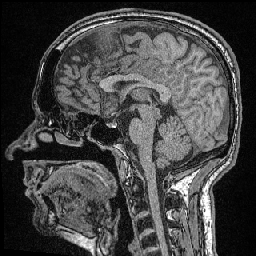
#> input picture data/Haase_MRT_tfl3d1-100.tif, 256 x 256 px
$ jupyter execute --allow-errors 04_Filtering.ipynb
#> lines starting #> are read from the running program, lines starting #| are printed output that depends on the picture
# Filtering images
Image filters take an image and produce a new image. Typically, a filter kernel goes from pixel to pixel and computes a new pixel value depending on an old pixel and its neighborhood.

See also
* [Filters in scikit-image](https://scikit-image.org/docs/dev/api/skimage.filters.html)

We start with a test image and apply a Gaussian blur filter.

[cell 1]
import numpy as np
test_image = np.zeros((10,10))
test_image[5,3] = 1
test_image[5,7] = 1
test_image

[cell 2]
from skimage.io import imshow
imshow(test_image)
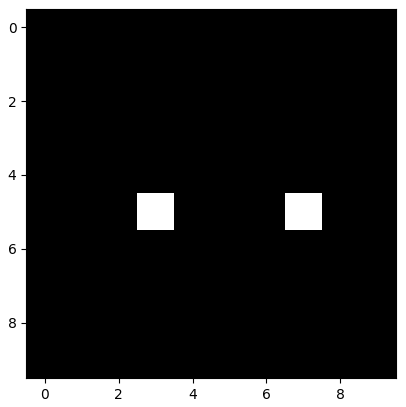
#> figure drawn by matplotlib, 1 panel

The [Gaussian filter](https://scikit-image.org/docs/dev/api/skimage.filters.html#skimage.filters.gaussian) takes two important arguments, the image to blur and a sigma parameter. The sigma determines how wide the Gaussian blur should show effects.

[cell 3]
from skimage.filters import gaussian

blurred = gaussian(test_image, sigma=1)
imshow(blurred)
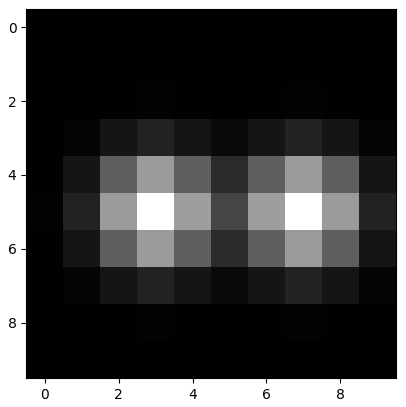
#> figure drawn by matplotlib, 1 panel

Let's compare Gaussian blurred images with different sigma

[cell 4]
blurred05 = gaussian(test_image, sigma=0.5)
blurred1 = gaussian(test_image, sigma=1)
blurred2 = gaussian(test_image, sigma=2)
blurred3 = gaussian(test_image, sigma=3)

import matplotlib.pyplot as plt

fig, axs = plt.subplots(1, 4, figsize=(15,15))

axs[0].imshow(blurred05)
axs[1].imshow(blurred1)
axs[2].imshow(blurred2)
axs[3].imshow(blurred3)
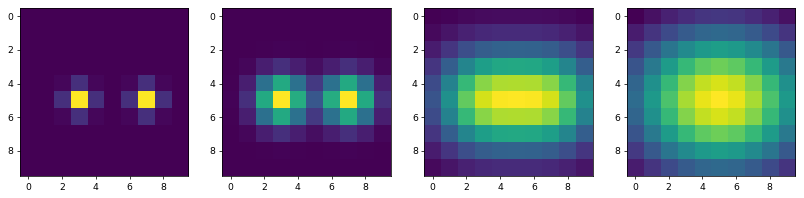
#> figure drawn by matplotlib, 4 panels

Note: If the sigma is larger than the distance between two spots, the spots cannot be differentiated as two local maxima in the blurred image anymore.

#### Filters with structuring elements
Some filters ask for a structuring element as [parameter](https://scikit-image.org/docs/dev/auto_examples/numpy_operations/plot_structuring_elements.html#sphx-glr-auto-examples-numpy-operations-plot-structuring-elements-py).
In biological/microscopy applications, the [disk](https://scikit-image.org/docs/dev/api/skimage.morphology.html#skimage.morphology.disk) sturcturing element is most commonly used.
To understand it, we should visualize it first. A disk with radius 4 is a 9x9 large image containing black pixels(intensity=0) and disk-shaped pixels with value 1.

[cell 5]
from skimage.morphology import disk

imshow(disk(4))
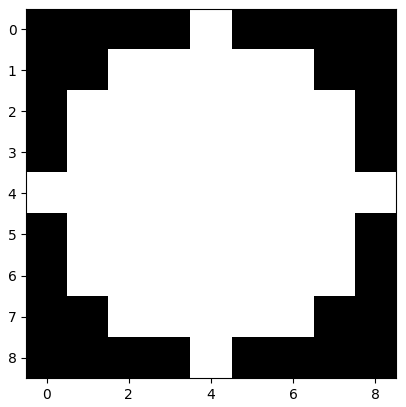
#> figure drawn by matplotlib, 1 panel

Disks with other radii look like this:

[cell 6]
max_radius = 5

import matplotlib.pyplot as plt

fig, axs = plt.subplots(1, max_radius, figsize=(15,15))

for r in range(1, max_radius + 1):
    print(r)
    axs[r - 1].imshow(disk(r))
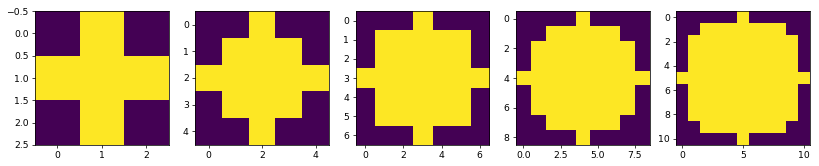
#> figure drawn by matplotlib, 5 panels

Coming back to our test image, this is how it looks like when we apply a mean filter with different disk radii.

[cell 7]
from skimage import filters

filtered1 = filters.rank.mean(test_image, disk(1))
filtered2 = filters.rank.mean(test_image, disk(2))
filtered3 = filters.rank.mean(test_image, disk(3))

fig, axs = plt.subplots(1, 4, figsize=(15,15))
axs[0].imshow(test_image)
axs[0].set_title('original')

axs[1].imshow(filtered1)
axs[1].set_title('Mean (radius = 1)')

axs[2].imshow(filtered2)
axs[2].set_title('Mean (radius = 2)')

axs[3].imshow(filtered3)
axs[3].set_title('Mean (radius = 3)')
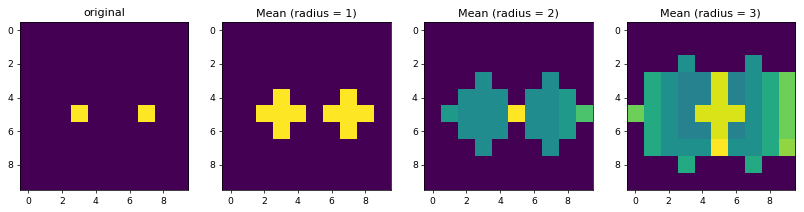
#> figure drawn by matplotlib, 4 panels

## Noise removal filters
Filter such as `mean`, `median` and `Gaussian` allow removing noise from images.

We start with a single plane of the MRT example data set which is pretty noisy and zoom in.

[cell 8]
from skimage.io import imread
import matplotlib.pyplot as plt

# open dataset and extract single plane
noisy_mri = imread('../data/Haase_MRT_tfl3d1-100.tif')
#> noisy_mri is the input picture: shape (256, 256); min 0, max 255, mean 68.3

# zoom in by cropping a part out
noisy_mri_zoom = noisy_mri[50:100, 50:100]
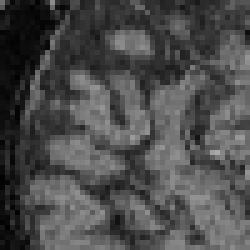
#> noisy_mri_zoom: shape (50, 50) (shown 5 times larger); min 0, max 170, mean 76.4

fig, axs = plt.subplots(1, 2, figsize=(15,15))

axs[0].imshow(noisy_mri)
axs[1].imshow(noisy_mri_zoom)

Now we apply three filters and compare resulting images.

[cell 9]
from skimage import filters
from skimage.morphology import disk

median_filtered = filters.median(noisy_mri, disk(1))
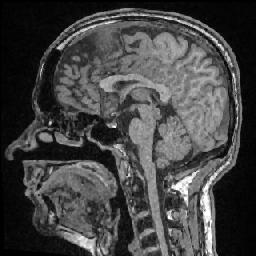
#> median_filtered: shape (256, 256); min 0, max 255, mean 68.1
mean_filtered = filters.rank.mean(noisy_mri, disk(1))
gaussian_filtered = filters.gaussian(noisy_mri, sigma=1)
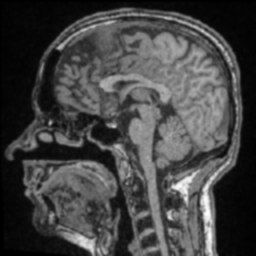
#> gaussian_filtered: shape (256, 256) float64; min 0, max 0.997, mean 0.268

fig, axs = plt.subplots(2, 3, figsize=(15,10))

# first row
axs[0, 0].imshow(median_filtered)
axs[0, 0].set_title("Median")
axs[0, 1].imshow(mean_filtered)
axs[0, 1].set_title("Mean")
axs[0, 2].imshow(gaussian_filtered)
axs[0, 2].set_title("Gaussian")

# second row
axs[1, 0].imshow(median_filtered[50:100, 50:100])
axs[1, 1].imshow(mean_filtered[50:100, 50:100])
axs[1, 2].imshow(gaussian_filtered[50:100, 50:100])
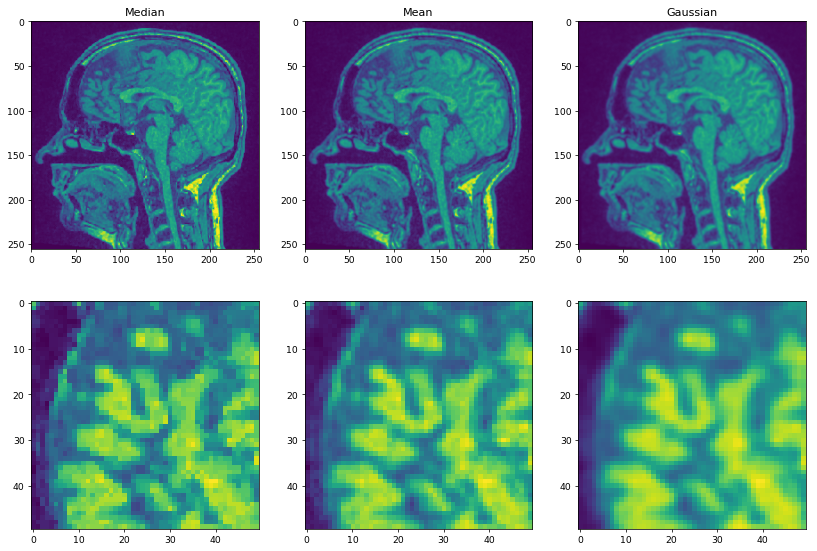
#> figure drawn by matplotlib, 6 panels

$ run again, with data/blobs.tif copied over data/Haase_MRT_tfl3d1-100.tif
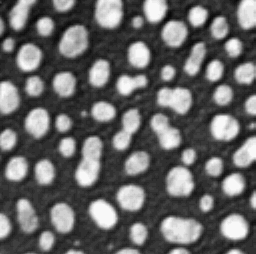
#> input picture data/blobs.tif, 256 x 254 px
#> noisy_mri is the input picture: shape (254, 256); min 8, max 248, mean 103.3
#> `noisy_mri_zoom = noisy_mri[50:100, 50:100]`:
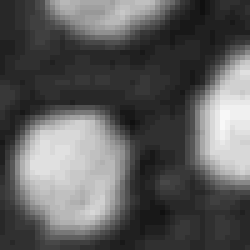
#> noisy_mri_zoom: shape (50, 50) (shown 5 times larger); min 16, max 248, mean 92.5
